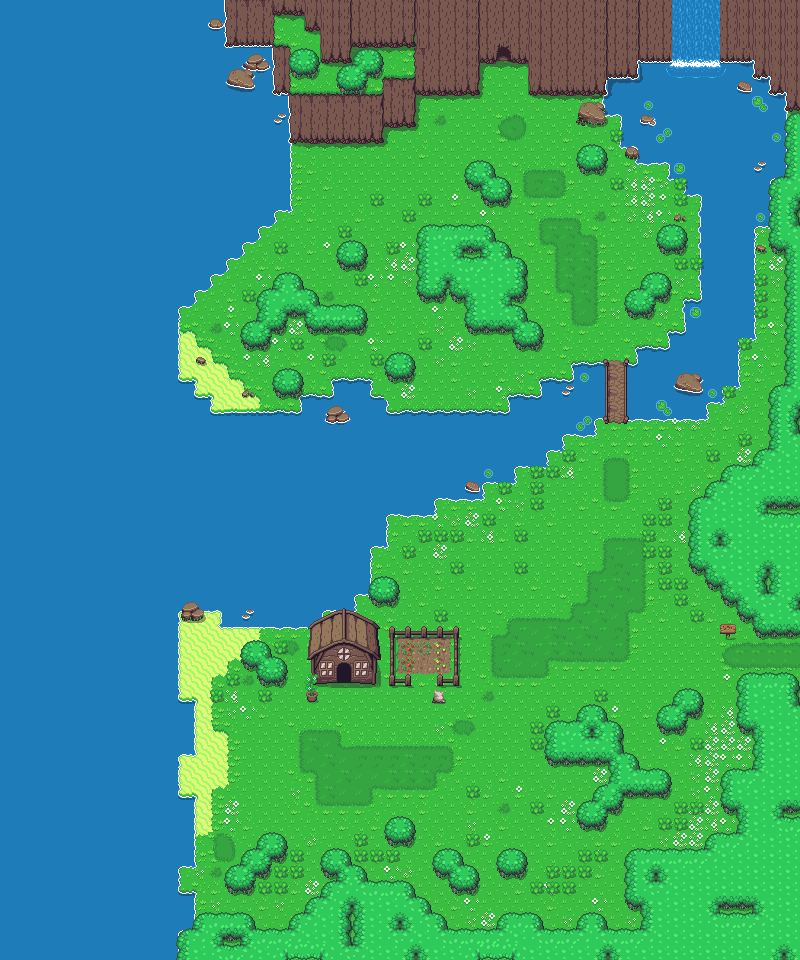

Below is a game level as drawn by its tile map, then a one-line description and the .tmx that defines it (tile-layer data replaced by summaries):
An orthogonal 50x60 tile map with 16x16 px tiles, 4 tile layers (Tile Layer 1, Tile Layer 2, Tile Layer 3, Tile Layer 4), 3 tilesets and 667 objects (87x wave, 24x chicken, 16x coin, 5x heart, 3x chicken_rgb, ...).

<map version="1.4" tiledversion="1.4.3" orientation="orthogonal" renderorder="right-down" width="50" height="60" tilewidth="16" tileheight="16" infinite="0" nextlayerid="15" nextobjectid="862">
 <tileset firstgid="1" source="overworld.tsx" />
 <tileset firstgid="1441" source="objects.tsx" />
 <tileset firstgid="2101" source="object_icons.tsx" />
 <layer id="1" name="Tile Layer 1" width="50" height="60">
  <data>[3000 cells, 3000 non-empty, 13 distinct tile ids]</data>
 </layer>
 <layer id="2" name="Tile Layer 2" width="50" height="60">
  <data>[3000 cells, 715 non-empty, 91 distinct tile ids]</data>
 </layer>
 <layer id="4" name="Tile Layer 3" width="50" height="60">
  <data>[3000 cells, 400 non-empty, 75 distinct tile ids]</data>
 </layer>
 <layer id="5" name="Tile Layer 4" width="50" height="60">
  <data>[3000 cells, 659 non-empty, 63 distinct tile ids]</data>
 </layer>
 <objectgroup id="6" name="blockers">
  <object id="1" gid="2371" x="784" y="688" width="16" height="16" />
  <object id="2" gid="2371" x="768" y="688" width="16" height="16" />
  <object id="3" gid="2371" x="752" y="688" width="16" height="16" />
  <object id="4" gid="2371" x="736" y="688" width="16" height="16" />
  <object id="5" gid="2371" x="736" y="704" width="16" height="16" />
  <object id="6" gid="2371" x="736" y="720" width="16" height="16" />
  <object id="7" gid="2371" x="736" y="736" width="16" height="16" />
  <object id="8" gid="2371" x="752" y="752" width="16" height="16" />
  <object id="9" gid="2371" x="752" y="736" width="16" height="16" />
  <object id="10" gid="2371" x="752" y="768" width="16" height="16" />
  <object id="11" gid="2371" x="752" y="784" width="16" height="16" />
  <object id="12" gid="2371" x="736" y="784" width="16" height="16" />
  <object id="13" gid="2371" x="720" y="784" width="16" height="16" />
  <object id="14" gid="2371" x="720" y="800" width="16" height="16" />
  <object id="15" gid="2371" x="720" y="816" width="16" height="16" />
  <object id="16" gid="2371" x="736" y="816" width="16" height="16" />
  <object id="17" gid="2371" x="736" y="832" width="16" height="16" />
  <object id="18" gid="2371" x="736" y="848" width="16" height="16" />
  <object id="19" gid="2371" x="720" y="848" width="16" height="16" />
  <object id="20" gid="2371" x="704" y="848" width="16" height="16" />
  <object id="21" gid="2371" x="704" y="864" width="16" height="16" />
  <object id="22" gid="2371" x="688" y="864" width="16" height="16" />
  <object id="23" gid="2371" x="672" y="864" width="16" height="16" />
  <object id="24" gid="2371" x="656" y="864" width="16" height="16" />
  <object id="25" gid="2371" x="640" y="864" width="16" height="16" />
  <object id="26" gid="2371" x="624" y="864" width="16" height="16" />
  <object id="27" gid="2371" x="624" y="880" width="16" height="16" />
  <object id="28" gid="2371" x="624" y="896" width="16" height="16" />
  <object id="29" gid="2371" x="624" y="912" width="16" height="16" />
  <object id="30" gid="2371" x="640" y="912" width="16" height="16" />
  <object id="31" gid="2371" x="640" y="928" width="16" height="16" />
  <object id="32" gid="2371" x="640" y="944" width="16" height="16" />
  <object id="33" gid="2371" x="624" y="944" width="16" height="16" />
  <object id="34" gid="2371" x="608" y="944" width="16" height="16" />
  <object id="35" gid="2371" x="592" y="944" width="16" height="16" />
  <object id="36" gid="2371" x="592" y="928" width="16" height="16" />
  <object id="37" gid="2371" x="576" y="928" width="16" height="16" />
  <object id="38" gid="2371" x="576" y="944" width="16" height="16" />
  <object id="39" gid="2371" x="560" y="944" width="16" height="16" />
  <object id="40" gid="2371" x="544" y="944" width="16" height="16" />
  <object id="41" gid="2371" x="528" y="944" width="16" height="16" />
  <object id="42" gid="2371" x="528" y="928" width="16" height="16" />
  <object id="43" gid="2371" x="512" y="928" width="16" height="16" />
  <object id="44" gid="2371" x="496" y="928" width="16" height="16" />
  <object id="45" gid="2371" x="496" y="944" width="16" height="16" />
  <object id="46" gid="2371" x="480" y="944" width="16" height="16" />
  <object id="47" gid="2371" x="464" y="944" width="16" height="16" />
  <object id="48" gid="2371" x="448" y="944" width="16" height="16" />
  <object id="49" gid="2371" x="432" y="944" width="16" height="16" />
  <object id="50" gid="2371" x="432" y="928" width="16" height="16" />
  <object id="51" gid="2371" x="416" y="928" width="16" height="16" />
  <object id="52" gid="2371" x="416" y="912" width="16" height="16" />
  <object id="53" gid="2371" x="400" y="912" width="16" height="16" />
  <object id="54" gid="2371" x="400" y="896" width="16" height="16" />
  <object id="55" gid="2371" x="384" y="896" width="16" height="16" />
  <object id="56" gid="2371" x="368" y="896" width="16" height="16" />
  <object id="57" gid="2371" x="352" y="896" width="16" height="16" />
  <object id="58" gid="2371" x="352" y="880" width="16" height="16" />
  <object id="59" gid="2371" x="336" y="880" width="16" height="16" />
  <object id="60" gid="2371" x="336" y="864" width="16" height="16" />
  <object id="61" gid="2371" x="320" y="864" width="16" height="16" />
  <object id="62" gid="2371" x="320" y="880" width="16" height="16" />
  <object id="63" gid="2371" x="320" y="896" width="16" height="16" />
  <object id="64" gid="2371" x="320" y="912" width="16" height="16" />
  <object id="65" gid="2371" x="304" y="912" width="16" height="16" />
  <object id="66" gid="2371" x="288" y="928" width="16" height="16" />
  <object id="67" gid="2371" x="304" y="928" width="16" height="16" />
  <object id="68" gid="2371" x="288" y="944" width="16" height="16" />
  <object id="69" gid="2371" x="272" y="944" width="16" height="16" />
  <object id="70" gid="2371" x="256" y="944" width="16" height="16" />
  <object id="71" gid="2371" x="240" y="944" width="16" height="16" />
  <object id="72" gid="2371" x="240" y="928" width="16" height="16" />
  <object id="73" gid="2371" x="224" y="928" width="16" height="16" />
  <object id="74" gid="2371" x="208" y="928" width="16" height="16" />
  <object id="75" gid="2371" x="192" y="928" width="16" height="16" />
  <object id="76" gid="2371" x="192" y="944" width="16" height="16" />
  <object id="77" gid="2371" x="176" y="944" width="16" height="16" />
  <object id="78" gid="2371" x="176" y="960" width="16" height="16" />
  <object id="79" gid="2371" x="240" y="896" width="16" height="16" />
  <object id="80" gid="2371" x="224" y="896" width="16" height="16" />
  <object id="81" gid="2371" x="224" y="880" width="16" height="16" />
  <object id="82" gid="2371" x="240" y="864" width="16" height="16" />
  <object id="83" gid="2371" x="256" y="848" width="16" height="16" />
  <object id="84" gid="2371" x="272" y="848" width="16" height="16" />
  </objectgroup>
 <objectgroup id="7" name="start_points">
  <!-- 148 objects omitted --></objectgroup>
 <objectgroup id="9" name="portals">
  <!-- 146 objects omitted --></objectgroup>
 <objectgroup id="8" name="sprites">
  <!-- 144 objects omitted --></objectgroup>
 <objectgroup id="10" name="map_objects">
  <!-- 116 objects omitted --></objectgroup>
 <objectgroup id="12" name="map_items">
  <!-- 28 objects omitted --></objectgroup>
 <objectgroup id="13" name="dialogues">
  <!-- 8 objects omitted --></objectgroup>
 <objectgroup id="11" name="map_obj_not_in_use_but_implemented" visible="0">
  <!-- 6 objects omitted --></objectgroup>
</map>
<!-- 583 of 667 objects omitted -->
